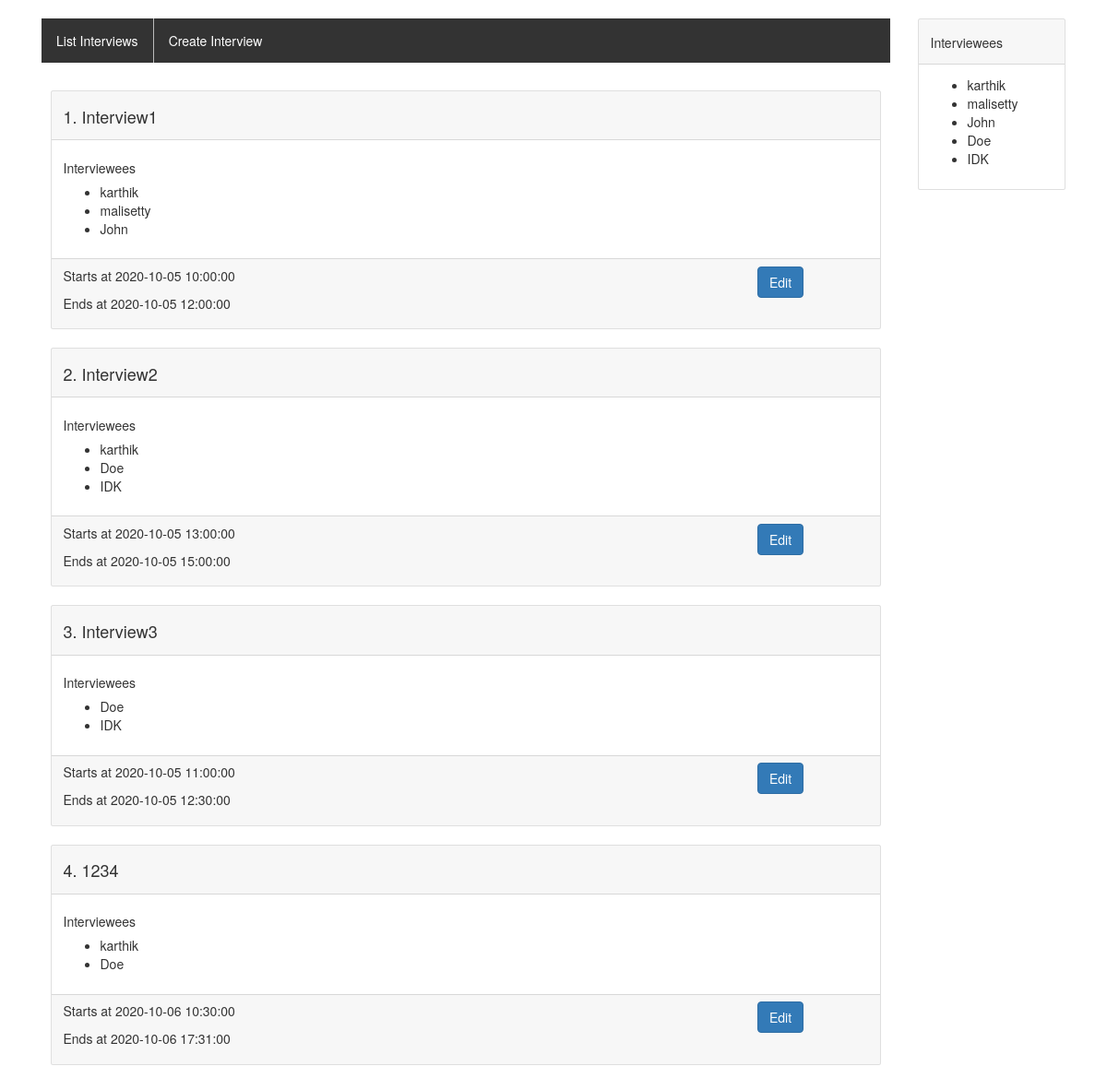
/interviews-list, run on an earlier commit of the app's database.
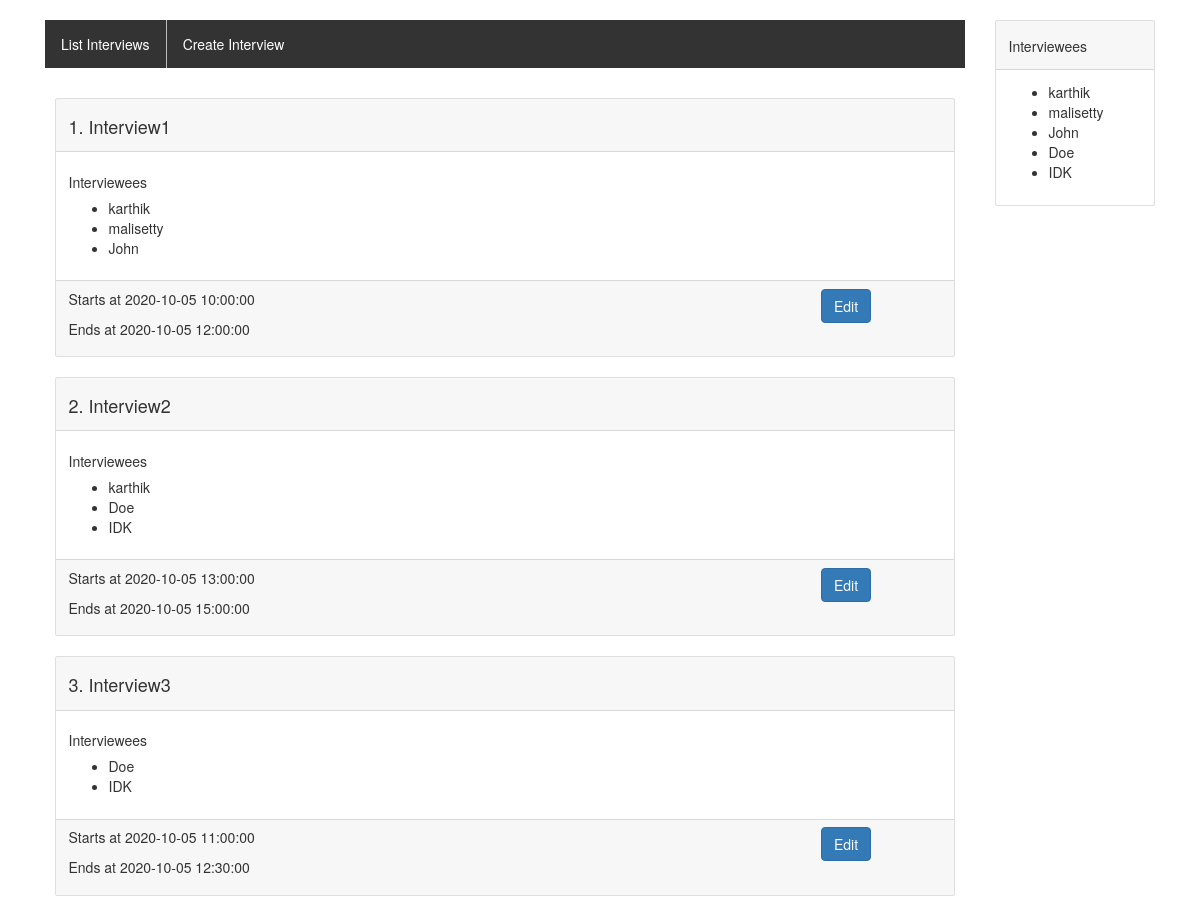
And on a later commit of the database.
### tables this page shows
CREATE TABLE interviews(
        id integer PRIMARY KEY AUTOINCREMENT,
        name text,
        start datetime,
        end datetime
    );

CREATE TABLE users(
        id integer PRIMARY KEY AUTOINCREMENT,
        name text
    );

### app.py (the view)
@app.route('/')
@app.route('/interviews-list')
def home():
    params = {}
    c.execute('SELECT name from users;')
    params['users'] = [x[0] for x in c.fetchall()]
    c.execute('SELECT * from interviews;')
    interviews = [{'id': x[0],
                   'name': x[1],
                   'users': getUsers(x[0]),
                   'start': x[2],
                   'end': x[3]} for x in c.fetchall()]
    params['interviews'] = interviews
    return render_template('list.html', **params)

### app.py (called while the page is built)
def getUsers(ID):
    c.execute(
        f'SELECT name from users where id in (SELECT userid from interuser where interviewid={ID});')
    st = []
    for x in c.fetchall():
        st.append(x[0])
    return st

### templates/list.html
{%extends 'base.html'%}
{%block content%}
<div class="container" style="width: auto; padding: 10px;">
	{%for interview in interviews%}
	<div class="card bg-white text-black" style="margin-bottom: 20px;">
		<div class="card-header">
			<h4 class="card-title">
				{{interview['id']}}. {{interview['name']}}
			</h4>
		</div>
		<div class="card-body">
			<h5 class="card-title">Interviewees</h5>
			<ul>
				{% for user in interview['users']%}
				<li>{{user}}</li>
				{%endfor%}
			</ul>
		</div>
		<div class="card-footer" style="display: inline;">
			<div class="row">
				<div class="col-md-10">
					<p>Starts at {{interview['start']}}</p>
					<p>Ends at {{interview['end']}}</p>
				</div>
				<div class="col-md-2">
					<a
						href="{{url_for('editInterview', interviewid=interview['id'])}}"
						class="card-link btn btn-primary"
						>Edit</a
					>
				</div>
			</div>
		</div>
	</div>
	{% endfor %}
</div>
{%endblock content%}

### templates/base.html (shortened to what this page needs)
<html lang="en">
	<head>
		<link
			rel="stylesheet"
			href="https://stackpath.bootstrapcdn.com/bootstrap/4.3.1/css/bootstrap.min.css"
		/>
		<link
			rel="stylesheet"
			href="https://maxcdn.bootstrapcdn.com/bootstrap/3.3.7/css/bootstrap.min.css"
		/>
	</head>
	<body style="padding-top: 20px;">
		<div class="container">
			<div class="row">
				<div class="col-md-10">
					<nav>
						<ul>
							<li>
								<a href="{{url_for('home')}}"
									>List Interviews</a
								>
							</li>
							<li>
								<a href="{{url_for('createInterview')}}">
									Create Interview
								</a>
							</li>
						</ul>
					</nav>
					{% block content %}{% endblock %}
				</div>
				<div class="col-md-2">
					<div class="card">
						<div class="card-header">
							<h5 class="card-title">Interviewees</h5>
						</div>
						<div class="card-body">
							<ul>
								{% for user in users%}
								<li>{{user}}</li>
								{%endfor%}
							</ul>
						</div>
					</div>
				</div>
			</div>
		</div>
	</body>
</html>

### templates/base.html (style rules this page uses)
Nav ul { list-style-type: none; margin-bottom: 20px; padding: 0; overflow: hidden; background-color: #333; }
Nav ul li { float: left; border-right: 1px solid #bbb; }
Nav ul li:last-child { border-right: none; }
Nav ul li a { display: block; color: white; text-align: center; padding: 14px 16px; text-decoration: none; }

What changed in the data, as far as the page shows it:
removed interviews: id "4", name "1234", start "2020-10-06 10:30:00", end "2020-10-06 17:31:00", users (name "karthik"), users (name "Doe")
